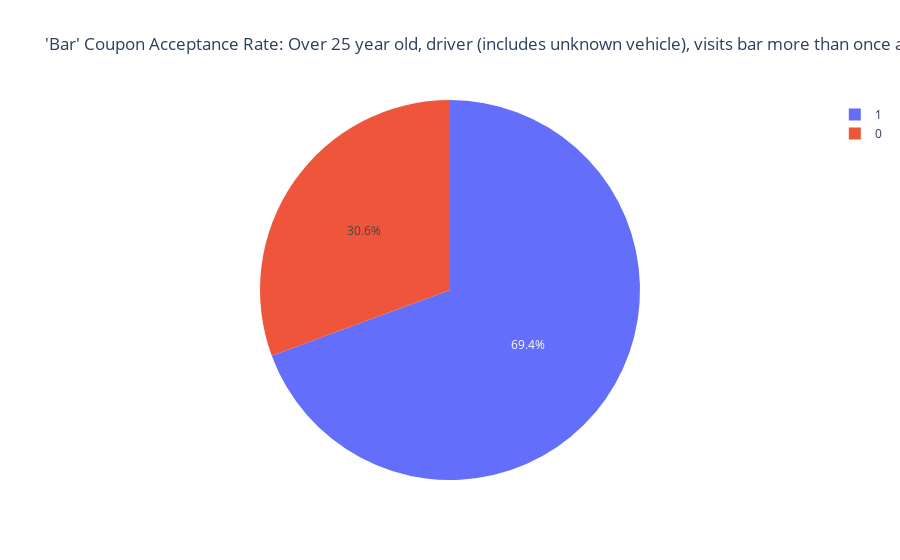

The code cell stored with this chart in its notebook:
### Markdown cell above
Having confirmed that the passanger column contains relevant data about passangers, we can assume that the person is a driver but that no information is available about the vehicle. For this reason, we're going to continue of our analysis using the original values on the "car" column to determine the coupon acceptance rate.

### Code cell
# Generate pie chart
fig = px.pie(bc_more_than_once_over_25_driver, names="accept_coupon", title="'Bar' Coupon Acceptance Rate: Over 25 year old, driver (includes unknown vehicle), visits bar more than once a month")
fig.show()

### Figure 1 — Plotly figure (JSON) as saved in the notebook; plotly's stock layout.template omitted (floating-point values rounded to 4 significant figures; data arrays with more than 128 entries replaced by an {"elided": "..."} marker saying what was removed)
{"data": [{"domain": {"x": [0, 1], "y": [0, 1]}, "hovertemplate": "accept_coupon=%{label}<extra></extra>", "labels": {"elided": "418 int values"}, "legendgroup": "", "name": "", "showlegend": true, "type": "pie"}], "layout": {"legend": {"tracegroupgap": 0}, "title": {"text": "'Bar' Coupon Acceptance Rate: Over 25 year old, driver (includes unknown vehicle), visits bar more than once a month"}}}
